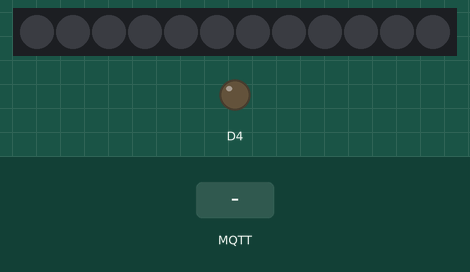
The sketch below on a simulated ESP8266 (NodeMCU). Parts: 12 RGB LEDs in strip order, left to right, output pins drawn as LEDs (lit = HIGH). The inputs (shaded band) are chosen by the test bench. Dim RGB values are drawn brighter than linear; WiFi joins after 1.5 s; servers stay silent unless stated; no MQTT or app messages arrive unless stated.

Above: at 2.7 s.
2.8 s: MQTT message "white" arrives on the first subscribed topic
At 3.18 s:
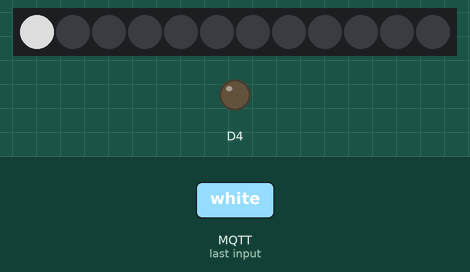
5.4 s: MQTT message "red" arrives on the first subscribed topic
At 5.94 s:
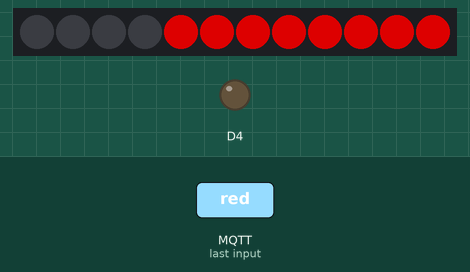
8.2 s: MQTT message "green" arrives on the first subscribed topic
At 8.7 s:
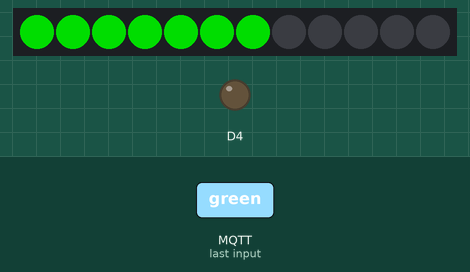
10.9 s: MQTT message "blue" arrives on the first subscribed topic
At 11.76 s:
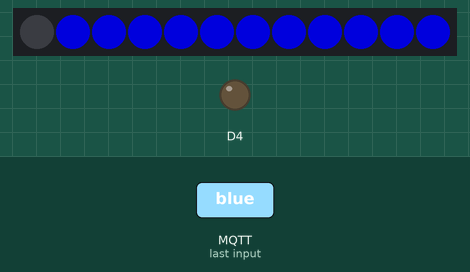
13.9 s: MQTT message "black" arrives on the first subscribed topic
Timing chart, 0 to 16.5 s (numbered marks = the images above; inputs shaded):
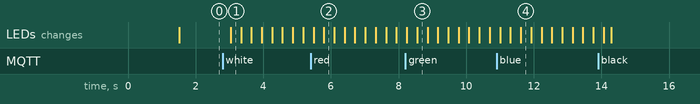

Measured:
- after the input at 2.8 s, the LEDs: change after 0.24 s (image 1)
- after the input at 5.4 s, the LEDs: first differ from a run without the input after 0.39 s (image 2)
- after the input at 8.2 s, the LEDs: first differ from a run without the input after 0.35 s (image 3)
- after the input at 10.9 s, the LEDs: first differ from a run without the input after 0.71 s (image 4)

The sketch:

cheerlights_x-8266_with_x-ring_12_neopixels_mqtt.ino
```cpp
// (licence header left out)
#include <ESP8266WiFi.h>
#include "src/PubSubClient/PubSubClient.h"
#include "src/Adafruit_NeoPixel/Adafruit_NeoPixel.h"

// Update these with values suitable for your network.

const char* ssid = "";
const char* password = "";
const char* mqtt_server = "mqtt.cheerlights.com";

String color;
int brightness = 150;
int p = 20; //p = neopixel delay

Adafruit_NeoPixel strip = Adafruit_NeoPixel(12, D3, NEO_GRB + NEO_KHZ800);

WiFiClient espClient;
PubSubClient client(espClient);
long lastMsg = 0;
char msg[50];
int value = 0;

void setup() {
  pinMode(BUILTIN_LED, OUTPUT);     // Initialize the BUILTIN_LED pin as an output
  //Serial.begin(115200);
  setup_wifi();
  client.setServer(mqtt_server, 1883);
  client.setCallback(callback);
  strip.begin();
  strip.show();
  strip.setBrightness(brightness);
}

void setup_wifi() {

  delay(10);
  // We start by connecting to a WiFi network
  //Serial.println();
  //Serial.print("Connecting to ");
  //Serial.println(ssid);

  WiFi.begin(ssid, password);

  while (WiFi.status() != WL_CONNECTED) {
    delay(500);
  //  Serial.print(".");
  }

  //Serial.println("");
  //Serial.println("WiFi connected");
  //Serial.println("IP address: ");
  //Serial.println(WiFi.localIP());
}

void callback(char* topic, byte* payload, unsigned int length) {
  //Serial.print("Message arrived [");
  //Serial.print(topic);
  //Serial.print("] ");
  color = "";
  for (int i = 0; i < length; i++) {
    //Serial.print((char)payload[i]);
    color+=(char)payload[i];
  }
  //Serial.println();
  //Serial.println("Color: " + color);

}

void reconnect() {
  // Loop until we're reconnected
  while (!client.connected()) {
    //Serial.print("Attempting MQTT connection...");
    // Attempt to connect
    uint32_t chipid=ESP.getChipId();
    char clientid[25];
    snprintf(clientid,25,"CheerlightGhost-%08X",chipid);
    if (client.connect(clientid)) {
            client.subscribe("cheerlights");
    } else {
      //Serial.print("failed, rc=");
      //Serial.print(client.state());
      //Serial.println(" try again in 5 seconds");
      // Wait 5 seconds before retrying
      delay(5000);
    }
  }
}

void loop() {

  if (!client.connected()) {
    reconnect();
  }
  client.loop();
setcolor();
colorDisplay(strip.Color(0,0,0),p);

}

void setcolor() {
  if (color == "white") {colorDisplay(strip.Color(255,255,255),p);
} else if (color == "warmwhite" || color == "oldlace" ) {colorDisplay(strip.Color(253,245,230),p); //has a cyan color to me.
} else if (color == "black" || color == "off") {colorDisplay(strip.Color(0,0,0),p);
} else if (color == "red") { colorDisplay(strip.Color(255,0,0),p);
} else if (color == "green") { colorDisplay(strip.Color(0, 255, 0), p);
} else if (color == "blue") { colorDisplay(strip.Color(0,0,255),p);
} else if (color == "cyan") {colorDisplay(strip.Color(0,255,255),p);
} else if (color == "magenta") {colorDisplay(strip.Color(255,0,255),p);
} else if (color == "yellow") {colorDisplay(strip.Color(255,255,0),p); //looks green/yellow to me
} else if (color == "purple") {colorDisplay(strip.Color(102,51,204),p); //looks more blue to me (maybe 160, 32, 240)
} else if (color == "orange") {colorDisplay(strip.Color(255,153,0),p); //looks more yellow to me
} else if (color == "pink") { colorDisplay(strip.Color(255, 192, 203),p);}

}

void colorDisplay(uint32_t c, uint8_t wait) {

for (int i=0;i<strip.numPixels(); i++) {
strip.setPixelColor(i, c);

strip.show();
delay(wait);
}
}
```

esp8266.c
```cpp
// This is a mash-up of the Due show() code + insights from Michael Miller's
// ESP8266 work for the NeoPixelBus library: github.com/Makuna/NeoPixelBus
// Needs to be a separate .c file to enforce ICACHE_RAM_ATTR execution.

#if defined(ESP8266) || defined(ESP32)

#include <Arduino.h>
#ifdef ESP8266
#include <eagle_soc.h>
#endif

static uint32_t _getCycleCount(void) __attribute__((always_inline));
static inline uint32_t _getCycleCount(void) {
  uint32_t ccount;
  __asm__ __volatile__("rsr %0,ccount":"=a" (ccount));
  return ccount;
}

#ifdef ESP8266
void ICACHE_RAM_ATTR espShow(
 uint8_t pin, uint8_t *pixels, uint32_t numBytes, boolean is800KHz) {
#else
void espShow(
 uint8_t pin, uint8_t *pixels, uint32_t numBytes, boolean is800KHz) {
#endif

#define CYCLES_800_T0H  (F_CPU / 2500000) // 0.4us
#define CYCLES_800_T1H  (F_CPU / 1250000) // 0.8us
#define CYCLES_800      (F_CPU /  800000) // 1.25us per bit
#define CYCLES_400_T0H  (F_CPU / 2000000) // 0.5uS
#define CYCLES_400_T1H  (F_CPU /  833333) // 1.2us
#define CYCLES_400      (F_CPU /  400000) // 2.5us per bit

  uint8_t *p, *end, pix, mask;
  uint32_t t, time0, time1, period, c, startTime;

#ifdef ESP8266
  uint32_t pinMask;
  pinMask   = _BV(pin);
#endif

  p         =  pixels;
  end       =  p + numBytes;
  pix       = *p++;
  mask      = 0x80;
  startTime = 0;

#ifdef NEO_KHZ400
  if(is800KHz) {
#endif
    time0  = CYCLES_800_T0H;
    time1  = CYCLES_800_T1H;
    period = CYCLES_800;
#ifdef NEO_KHZ400
  } else { // 400 KHz bitstream
    time0  = CYCLES_400_T0H;
    time1  = CYCLES_400_T1H;
    period = CYCLES_400;
  }
#endif

  for(t = time0;; t = time0) {
    if(pix & mask) t = time1;                             // Bit high duration
    while(((c = _getCycleCount()) - startTime) < period); // Wait for bit start
#ifdef ESP8266
    GPIO_REG_WRITE(GPIO_OUT_W1TS_ADDRESS, pinMask);       // Set high
#else
    gpio_set_level(pin, HIGH);
#endif
    startTime = c;                                        // Save start time
    while(((c = _getCycleCount()) - startTime) < t);      // Wait high duration
#ifdef ESP8266
    GPIO_REG_WRITE(GPIO_OUT_W1TC_ADDRESS, pinMask);       // Set low
#else
    gpio_set_level(pin, LOW);
#endif
    if(!(mask >>= 1)) {                                   // Next bit/byte
      if(p >= end) break;
      pix  = *p++;
      mask = 0x80;
    }
  }
  while((_getCycleCount() - startTime) < period); // Wait for last bit
}

#endif // ESP8266
```
